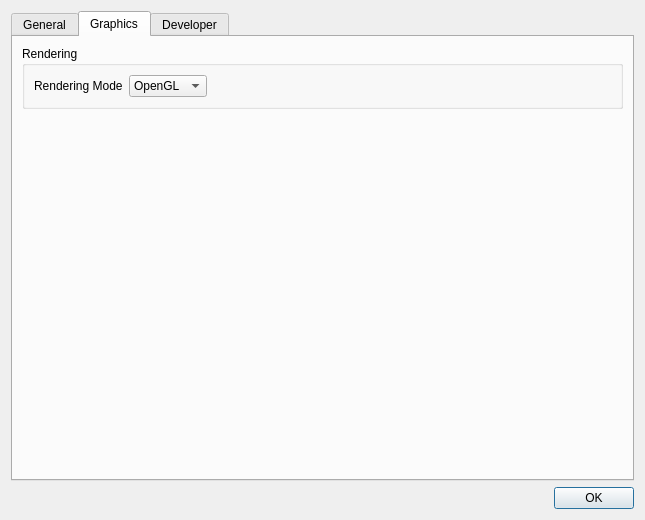
<?xml version="1.0" encoding="UTF-8"?>
<ui version="4.0">
 <class>ar::gui::settings_dialog</class>
 <widget class="QDialog" name="ar::gui::settings_dialog">
  <property name="geometry">
   <rect>
    <x>0</x>
    <y>0</y>
    <width>645</width>
    <height>520</height>
   </rect>
  </property>
  <property name="windowTitle">
   <string>Settings</string>
  </property>
  <property name="windowIcon">
   <iconset>
    <activeon>:/appicon.ico</activeon>
   </iconset>
  </property>
  <layout class="QVBoxLayout" name="verticalLayout">
   <item>
    <widget class="QTabWidget" name="tabs">
     <property name="currentIndex">
      <number>1</number>
     </property>
     <widget class="QWidget" name="tab_general">
      <attribute name="title">
       <string>General</string>
      </attribute>
      <layout class="QVBoxLayout" name="verticalLayout_4">
       <item>
        <widget class="QGroupBox" name="paths_setting_category">
         <property name="title">
          <string>Paths</string>
         </property>
         <layout class="QVBoxLayout" name="verticalLayout_7">
          <item>
           <layout class="QHBoxLayout" name="vc_path_layout">
            <item>
             <widget class="QLabel" name="vc_path_label">
              <property name="text">
               <string>Virtual Consoles Path</string>
              </property>
             </widget>
            </item>
            <item>
             <widget class="QLineEdit" name="vc_path_line_edit">
              <property name="readOnly">
               <bool>true</bool>
              </property>
              <property name="clearButtonEnabled">
               <bool>false</bool>
              </property>
             </widget>
            </item>
            <item>
             <widget class="QPushButton" name="vc_path_browse_button">
              <property name="text">
               <string>Browse</string>
              </property>
             </widget>
            </item>
           </layout>
          </item>
          <item>
           <layout class="QHBoxLayout" name="rom_path_layout">
            <item>
             <widget class="QLabel" name="rom_path_label">
              <property name="text">
               <string>Game ROM Files Path</string>
              </property>
             </widget>
            </item>
            <item>
             <widget class="QLineEdit" name="rom_path_line_edit">
              <property name="readOnly">
               <bool>true</bool>
              </property>
             </widget>
            </item>
            <item>
             <widget class="QPushButton" name="rom_path_browse_button">
              <property name="text">
               <string>Browse</string>
              </property>
             </widget>
            </item>
           </layout>
          </item>
         </layout>
        </widget>
       </item>
       <item>
        <widget class="QGroupBox" name="other_settings_category">
         <property name="title">
          <string>Other</string>
         </property>
         <layout class="QVBoxLayout" name="verticalLayout_9">
          <item>
           <layout class="QHBoxLayout" name="other_other_layout">
            <item>
             <widget class="QLabel" name="default_source_tab_label">
              <property name="text">
               <string>Default Main Window Source Tab</string>
              </property>
             </widget>
            </item>
            <item>
             <widget class="QComboBox" name="default_source_tab_combo_box">
              <item>
               <property name="text">
                <string>Systems</string>
               </property>
              </item>
              <item>
               <property name="text">
                <string>Games</string>
               </property>
              </item>
             </widget>
            </item>
            <item>
             <spacer name="horizontalSpacer_3">
              <property name="orientation">
               <enum>Qt::Horizontal</enum>
              </property>
              <property name="sizeHint" stdset="0">
               <size>
                <width>40</width>
                <height>20</height>
               </size>
              </property>
             </spacer>
            </item>
           </layout>
          </item>
          <item>
           <layout class="QVBoxLayout" name="other_checkboxes_layout">
            <item>
             <widget class="QCheckBox" name="check_for_updates_checkbox">
              <property name="text">
               <string>Check for Updates Automatically</string>
              </property>
             </widget>
            </item>
            <item>
             <widget class="QCheckBox" name="show_all_systems_checkbox">
              <property name="text">
               <string>Show Common Systems without Virtual Console Installed                                                   </string>
              </property>
             </widget>
            </item>
           </layout>
          </item>
         </layout>
        </widget>
       </item>
       <item>
        <spacer name="verticalSpacer_2">
         <property name="orientation">
          <enum>Qt::Vertical</enum>
         </property>
         <property name="sizeHint" stdset="0">
          <size>
           <width>20</width>
           <height>40</height>
          </size>
         </property>
        </spacer>
       </item>
      </layout>
     </widget>
     <widget class="QWidget" name="tab_graphics">
      <attribute name="title">
       <string>Graphics</string>
      </attribute>
      <layout class="QVBoxLayout" name="verticalLayout_8">
       <item>
        <widget class="QGroupBox" name="groupBox">
         <property name="title">
          <string>Rendering</string>
         </property>
         <layout class="QVBoxLayout" name="verticalLayout_6">
          <item>
           <layout class="QHBoxLayout" name="other_other_layout_2">
            <item>
             <widget class="QLabel" name="default_source_tab_label_2">
              <property name="text">
               <string>Rendering Mode</string>
              </property>
             </widget>
            </item>
            <item>
             <widget class="QComboBox" name="rendering_combo_box">
              <item>
               <property name="text">
                <string>OpenGL</string>
               </property>
              </item>
              <item>
               <property name="text">
                <string>Software</string>
               </property>
              </item>
             </widget>
            </item>
            <item>
             <spacer name="horizontalSpacer_4">
              <property name="orientation">
               <enum>Qt::Horizontal</enum>
              </property>
              <property name="sizeHint" stdset="0">
               <size>
                <width>40</width>
                <height>20</height>
               </size>
              </property>
             </spacer>
            </item>
           </layout>
          </item>
         </layout>
        </widget>
       </item>
       <item>
        <spacer name="verticalSpacer_3">
         <property name="orientation">
          <enum>Qt::Vertical</enum>
         </property>
         <property name="sizeHint" stdset="0">
          <size>
           <width>20</width>
           <height>320</height>
          </size>
         </property>
        </spacer>
       </item>
      </layout>
     </widget>
     <widget class="QWidget" name="tab_developer">
      <attribute name="title">
       <string>Developer</string>
      </attribute>
      <layout class="QVBoxLayout" name="verticalLayout_2">
       <item>
        <layout class="QVBoxLayout" name="verticalLayout_3">
         <item>
          <widget class="QGroupBox" name="logger_setting_category">
           <property name="title">
            <string>Logger (Command Line ONLY)</string>
           </property>
           <layout class="QVBoxLayout" name="verticalLayout_5">
            <item>
             <layout class="QVBoxLayout" name="comboboxs_layout">
              <item>
               <layout class="QHBoxLayout" name="priority_layout">
                <item>
                 <widget class="QLabel" name="priority_label">
                  <property name="text">
                   <string>Priority</string>
                  </property>
                 </widget>
                </item>
                <item>
                 <widget class="QComboBox" name="priority_combo_box"/>
                </item>
                <item>
                 <spacer name="horizontalSpacer">
                  <property name="orientation">
                   <enum>Qt::Horizontal</enum>
                  </property>
                  <property name="sizeHint" stdset="0">
                   <size>
                    <width>40</width>
                    <height>20</height>
                   </size>
                  </property>
                 </spacer>
                </item>
               </layout>
              </item>
              <item>
               <layout class="QHBoxLayout" name="verbosity_layout">
                <item>
                 <widget class="QLabel" name="verbosity_label">
                  <property name="text">
                   <string>Verbosity</string>
                  </property>
                 </widget>
                </item>
                <item>
                 <widget class="QComboBox" name="verbosity_combo_box"/>
                </item>
                <item>
                 <spacer name="horizontalSpacer_2">
                  <property name="orientation">
                   <enum>Qt::Horizontal</enum>
                  </property>
                  <property name="sizeHint" stdset="0">
                   <size>
                    <width>40</width>
                    <height>20</height>
                   </size>
                  </property>
                 </spacer>
                </item>
               </layout>
              </item>
             </layout>
            </item>
           </layout>
          </widget>
         </item>
        </layout>
       </item>
       <item>
        <spacer name="verticalSpacer">
         <property name="orientation">
          <enum>Qt::Vertical</enum>
         </property>
         <property name="sizeHint" stdset="0">
          <size>
           <width>20</width>
           <height>40</height>
          </size>
         </property>
        </spacer>
       </item>
      </layout>
     </widget>
    </widget>
   </item>
   <item>
    <widget class="QDialogButtonBox" name="bottom_button_box">
     <property name="standardButtons">
      <set>QDialogButtonBox::Ok</set>
     </property>
     <property name="centerButtons">
      <bool>false</bool>
     </property>
    </widget>
   </item>
  </layout>
 </widget>
 <resources/>
 <connections/>
</ui>
